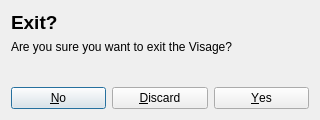
<?xml version="1.0" encoding="UTF-8"?>
<ui version="4.0">
 <class>ExitDialog</class>
 <widget class="QDialog" name="ExitDialog">
  <property name="geometry">
   <rect>
    <x>0</x>
    <y>0</y>
    <width>320</width>
    <height>120</height>
   </rect>
  </property>
  <property name="windowTitle">
   <string>Exit</string>
  </property>
  <layout class="QVBoxLayout" name="verticalLayout">
   <item>
    <widget class="QLabel" name="lExit">
     <property name="font">
      <font>
       <pointsize>14</pointsize>
       <bold>true</bold>
      </font>
     </property>
     <property name="text">
      <string>Exit?</string>
     </property>
    </widget>
   </item>
   <item>
    <widget class="QLabel" name="lExitText">
     <property name="text">
      <string>Are you sure you want to exit the Visage?</string>
     </property>
    </widget>
   </item>
   <item>
    <spacer name="verticalSpacer">
     <property name="orientation">
      <enum>Qt::Vertical</enum>
     </property>
     <property name="sizeHint" stdset="0">
      <size>
       <width>20</width>
       <height>40</height>
      </size>
     </property>
    </spacer>
   </item>
   <item>
    <layout class="QHBoxLayout" name="horizontalLayout">
     <item>
      <widget class="QPushButton" name="pbCancel">
       <property name="text">
        <string>&amp;No</string>
       </property>
       <property name="icon">
        <iconset resource="../../../res/res.qrc">
         <normaloff>:/BreezeLight/Icons/BreezeLight/dialog_cancel.svg</normaloff>:/BreezeLight/Icons/BreezeLight/dialog_cancel.svg</iconset>
       </property>
      </widget>
     </item>
     <item>
      <widget class="QPushButton" name="pbDiscard">
       <property name="text">
        <string>&amp;Discard</string>
       </property>
       <property name="icon">
        <iconset resource="../../../res/res.qrc">
         <normaloff>:/BreezeLight/Icons/BreezeLight/dialog_no.svg</normaloff>:/BreezeLight/Icons/BreezeLight/dialog_no.svg</iconset>
       </property>
      </widget>
     </item>
     <item>
      <widget class="QPushButton" name="pbOk">
       <property name="text">
        <string>&amp;Yes</string>
       </property>
       <property name="icon">
        <iconset resource="../../../res/res.qrc">
         <normaloff>:/BreezeLight/Icons/BreezeLight/dialog_ok.svg</normaloff>:/BreezeLight/Icons/BreezeLight/dialog_ok.svg</iconset>
       </property>
      </widget>
     </item>
    </layout>
   </item>
  </layout>
 </widget>
 <resources>
  <include location="../../../res/res.qrc"/>
 </resources>
 <connections/>
</ui>
